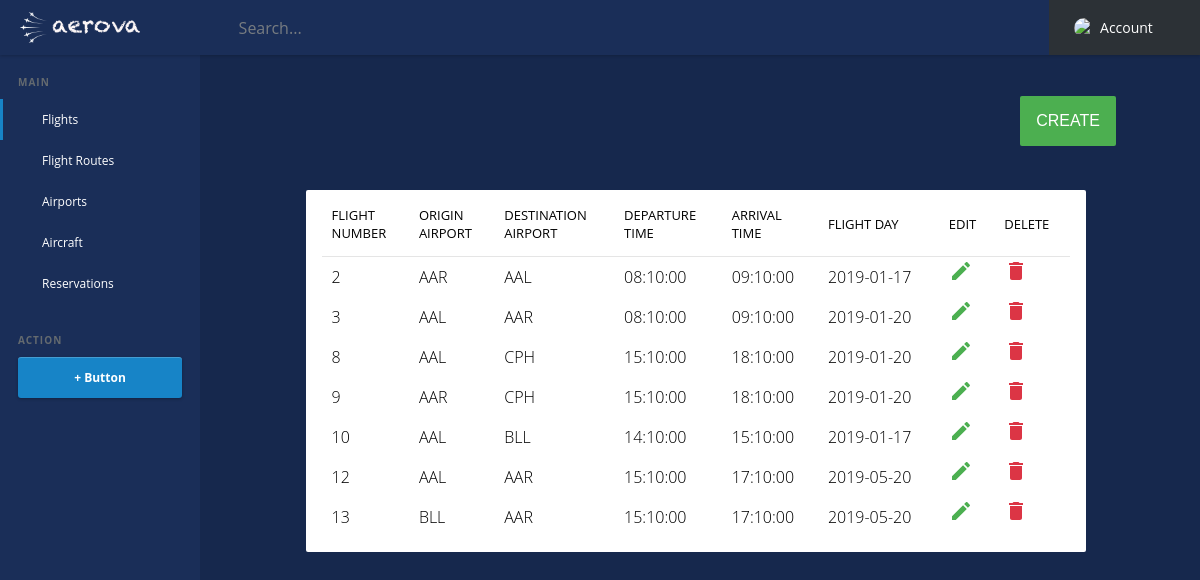
The app's page /views/partials/admin.php with its own data.
### tables this page shows
CREATE TABLE `flight_instance` (
  `id` bigint(20) UNSIGNED NOT NULL,
  `flight_route_fk` bigint(20) UNSIGNED NOT NULL,
  `aircraft_fk` bigint(20) UNSIGNED NOT NULL,
  `carrier_fk` bigint(20) UNSIGNED NOT NULL,
  `origin_city_fk` bigint(20) UNSIGNED NOT NULL,
  `destination_city_fk` bigint(20) UNSIGNED NOT NULL,
  `origin_airport_fk` bigint(20) UNSIGNED NOT NULL,
  `destination_airport_fk` bigint(20) UNSIGNED NOT NULL,
  `economy_price` decimal(6,2) NOT NULL,
  `business_price` decimal(6,2) NOT NULL,
  `economy_capacity` int(200) NOT NULL,
  `business_capacity` int(50) NOT NULL,
  `available_flight_seats_economy` bigint(20) UNSIGNED NOT NULL,
  `available_flight_seats_business` bigint(20) UNSIGNED NOT NULL,
  `departure_time` time NOT NULL,
  `arrival_time` time NOT NULL,
  `departure_day` date NOT NULL
);

### views/partials/admin.php (the view, shortened to what this page needs)
<?php
    $sLinkToMainCss = "main";
    $sLinkToPageCss = 'flights_view';
    $flightsLink ="./admin.php";
    $routesLink ="./view-routes.php";
    $aircraftsLink ="./view-aircrafts.php";
    $airportsLink ="./view-airports.php";
    $reservationsLink ="./reservations.php";
    require_once '../components/top.php';
?>
   <?php require_once '../components/topbar.php'; ?>
   <?php require_once '../components/sidebar.php'; ?>
    <a href="./add-flights.php">
        <button class="create mdc-button--raised addsFlight"> CREATE</button>
    </a>
    <div id="flightsView">
    <section class="flights">
        <div class="flightView">
            <table id="testy">
                <tr>
                    <th>Flight <br>  Number</th>
                    <th>Origin <br> Airport</th>
                    <th>Destination <br> Airport</th>
                    <th>Departure <br> Time</th>
                    <th>Arrival <br>  Time</th>
                    <th>Flight Day</th>
                    <th>EDIT</th>
                    <th>DELETE</th>
                </tr>
                <?php
                    require_once '../../database.php';
                    try {
                        $stmt = $db->prepare('CALL getAllFlights()');
                        $stmt->execute();
                        $aFlights = $stmt->fetchAll();
                        foreach ($aFlights as $flight) {
                            echo   '<tr class="flight flightID" id="'.$flight['id'].'">
                                        <td>'.$flight['id'].'</td>
                                        <td>'.$flight['from_airport_code'].'</td>
                                        <td>'.$flight['to_airport_code'].'</td>
                                        <td class="editableDiv departureTime">'.$flight['departure_time'].'</td>
                                        <td class="editableDiv arrivalTime">'.$flight['arrival_time'].'</td>
                                        <td class="editableDiv flightDay">'.$flight['departure_day'].'</td>
                                        <td class="editFlight"><svg class="editFlight" xmlns="http://www.w3.org/2000/svg" width="24" height="24" viewBox="0 0 24 24"><path d="M3 17.25V21h3.75L17.81 9.94l-3.75-3.75L3 17.25zM20.71 7.04c.39-.39.39-1.02 0-1.41l-2.34-2.34c-.39-.39-1.02-.39-1.41 0l-1.83 1.83 3.75 3.75 1.83-1.83z"/><path d="M0 0h24v24H0z" fill="none"/></svg></td>
                                        <td class="btnCancelFlight"><svg xmlns="http://www.w3.org/2000/svg" width="24" height="24" viewBox="0 0 24 24"><path d="M6 19c0 1.1.9 2 2 2h8c1.1 0 2-.9 2-2V7H6v12zM19 4h-3.5l-1-1h-5l-1 1H5v2h14V4z"/><path d="M0 0h24v24H0z" fill="none"/></svg></td>
                                    </tr>';
                        }
                    }catch( PDOException $ex ){
                        echo '{"status": 0, "message": "error"}';
                    }
                ?>
            </table>
        </div>
    </section>
    </div>
<?php
    require_once ("../components/bottom.php");
?>

### views/components/top.php (shortened to what this page needs)
<!DOCTYPE html>
<html>
<head>
    <link rel="stylesheet" href="//code.jquery.com/ui/1.12.1/themes/base/jquery-ui.css">
    <link rel="stylesheet" type="text/css" media="screen" href="../../css/<?= $sLinkToMainCss; ?>.css"/>
    <link rel="stylesheet" type="text/css" media="screen" href="../../css/admin.css"/>
    <link rel="stylesheet" type="text/css" media="screen" href="../../css/partials/<?= $sLinkToPageCss; ?>.css"/>
</head>
<body>

### views/components/topbar.php (shortened to what this page needs)
<ms-tamvan class="cd-main-header">
    <a href="../partials/admin.php" class="cd-logo">
        <img src="../../images/aerova-white.png" alt="logo image">
    </a>
    <div class="cd-search is-hidden">
        <form action="#0">
            <input type="search" placeholder="Search...">
        </form>
    </div>
    <nav class="cd-nav">
        <ul class="cd-top-nav">
            <li class="has-children account">
                <a href="#0">
                    <img src="https://img.icons8.com/color/1600/circled-user-male-skin-type-1-2.png" alt="avatar">
                    Account
                </a>
            </li>
        </ul>
    </nav>
</ms-tamvan>

### views/components/sidebar.php
<main-tamvan class="cd-main-content">
    <nav class="cd-side-nav">
        <ul>
            <li class="cd-label">Main</li>
            <li class=" overview active">
                <a href=<?php echo $flightsLink ?>>Flights</a>
            </li>
            <li class="notifications ">
                <a href= <?php echo $routesLink ?>>Flight Routes</a>
            </li>
            <li class="comments">
                <a href=<?php echo $airportsLink ?>>Airports</a>
            </li>
            <li class=" images">
                <a href=<?php echo $aircraftsLink ?>>Aircraft</a>
            </li>
            <li class=" users">
                <a href=<?php echo $reservationsLink ?>>Reservations</a>
            </li>
        </ul>
        <ul>
            <li class="cd-label">Action</li>
            <li class="action-btn"><a href="#0">+ Button</a></li>
        </ul>
    </nav>
</main-tamvan>

### views/components/bottom.php (shortened to what this page needs)
</body>
</html>

### css/main.css (style rules this page uses)
* { margin: 0; padding: 0; box-sizing: border-box; }
body { width: 100vw; height: 100vh; overflow: hidden; font-family: 'Roboto', sans-serif; font-size: 16px; color: #5e5e5e; }
input { width: 100%; height: 50px; padding-left: 10px; font-size: 16px; }
button { width: 100%; height: 50px; }

### css/partials/flights_view.css (style rules this page uses)
div#flightsView .flights { display: flex; background-color: #fff; color: black; border-radius: 2px; position: absolute; left: 58%; transform: translate(-50%, 0); margin-top: 30px; top: 20%; }
div#flightsView .flights div.flightView { width: 100%; }
@media screen and (min-width: 900px) { div#flightsView .flights { width: 65%; clear: none; } }

### records on screen
flight_instance: id "2", from_airport_code "AAR", to_airport_code "AAL", departure_time "08:10:00", arrival_time "09:10:00", departure_day "2019-01-17"
flight_instance: id "3", from_airport_code "AAL", to_airport_code "AAR", departure_time "08:10:00", arrival_time "09:10:00", departure_day "2019-01-20"
flight_instance: id "8", from_airport_code "AAL", to_airport_code "CPH", departure_time "15:10:00", arrival_time "18:10:00", departure_day "2019-01-20"
flight_instance: id "9", from_airport_code "AAR", to_airport_code "CPH", departure_time "15:10:00", arrival_time "18:10:00", departure_day "2019-01-20"
flight_instance: id "10", from_airport_code "AAL", to_airport_code "BLL", departure_time "14:10:00", arrival_time "15:10:00", departure_day "2019-01-17"
flight_instance: id "12", from_airport_code "AAL", to_airport_code "AAR", departure_time "15:10:00", arrival_time "17:10:00", departure_day "2019-05-20"
flight_instance: id "13", from_airport_code "BLL", to_airport_code "AAR", departure_time "15:10:00", arrival_time "17:10:00", departure_day "2019-05-20"
